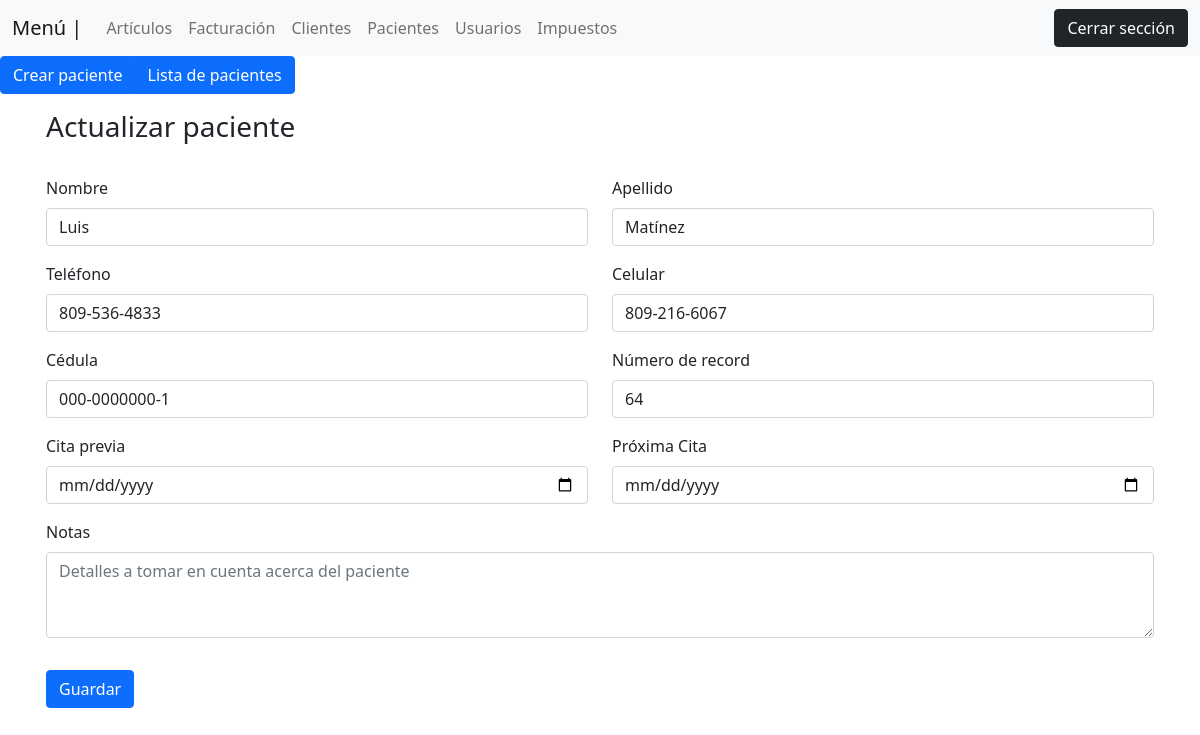
The app's page /views/cliente.php?id=4 (signed in) with its own data.
### tables this page shows
CREATE TABLE `pacientes` (
  `id` int(11) NOT NULL,
  `nombre` varchar(50) NOT NULL,
  `apellido` varchar(100) NOT NULL,
  `telefono` varchar(50) DEFAULT NULL,
  `celular` varchar(50) DEFAULT NULL,
  `cedula` varchar(100) DEFAULT NULL,
  `numero_record` varchar(100) DEFAULT NULL,
  `cita_previa` date DEFAULT NULL,
  `proxima_cita` date DEFAULT NULL,
  `fecha_creacion` timestamp NOT NULL DEFAULT current_timestamp() ON UPDATE current_timestamp(),
  `creado_por` varchar(100) NOT NULL,
  `fecha_modificacion` date DEFAULT NULL,
  `modificado_por` varchar(100) DEFAULT NULL,
  `fecha_borrado` date DEFAULT NULL,
  `borrado_por` varchar(100) DEFAULT NULL,
  `status` varchar(10) NOT NULL DEFAULT 'Activo',
  `notas` text DEFAULT NULL
);

### views/cliente.php (the view)
<?php
 include('plantilla/menu_top.php');
 include('plantilla/menu_clientes.php');
 include('../backend/clientes/ver.php');
 $id = $_GET["id"];
 $consulta_id = "SELECT * FROM pacientes where id = $id";
 $query_id = $conexion->query($consulta_id);
 $cliente = $query_id->fetch_assoc();
?>
<form action="../backend/clientes/crear.php" method="post">
<div class="container p-3">
        <div class="col-md-12">
            <H3>Actualizar paciente</H3><br>
            <div class="row">
                <div class="col-md-6 mb-3">
                    <label for="exampleFormControlInput1" class="form-label">Nombre</label>
                    <input type="text" class="form-control" value="<?php echo $cliente['nombre']?>" name="nombre" id="exampleFormControlInput1" placeholder="Inserte el nombre del paciente">
                </div>
                <div class="col-md-6 mb-3">
                    <label for="exampleFormControlInput1" class="form-label">Apellido</label>
                    <input type="text" class="form-control" value="<?php echo $cliente['apellido']?>" name="apellido" id="exampleFormControlInput1" placeholder="Inserte el apellido del paciente">
                </div>
                <div class="col-md-6 mb-3">
                    <label for="exampleFormControlInput1" class="form-label">Teléfono</label>
                    <input type="text" class="form-control" value="<?php echo $cliente['telefono']?>" name="telefono" id="exampleFormControlInput1" placeholder="Ej; 000-000-0000">
                </div>
                <div class="col-md-6 mb-3">
                    <label for="exampleFormControlInput1" class="form-label">Celular</label>
                    <input type="text" class="form-control" value="<?php echo $cliente['celular']?>" name="celular" id="exampleFormControlInput1" placeholder="Ej; 000-000-0000">
                </div>
                <div class="col-md-6 mb-3">
                    <label for="exampleFormControlTextarea1" class="form-label">Cédula</label>
                    <input type="text" class="form-control" value="<?php echo $cliente['cedula']?>" name="cedula" id="exampleFormControlInput1" placeholder="Ej; 000-00000000-0">
                </div>
                <div class="col-md-6 mb-3">
                    <label for="exampleFormControlInput1" class="form-label">Número de record</label>
                    <input type="Number" name="record" value="<?php echo $cliente['numero_record']?>" class="form-control" placeholder="Inserte el numero del record">
                </div>
                <div class="col-md-6 mb-3">
                    <label for="exampleFormControlInput1" class="form-label">Cita previa</label>
                    <input type="date" name="previa" value="<?php echo $cliente['cita_previa']?>" class="form-control" placeholder="Stock">
                </div>
                <div class="col-md-6 mb-3">
                    <label for="exampleFormControlInput1" class="form-label">Próxima Cita</label>
                    <input type="date" name="proxima" value="<?php echo $cliente['proxima_cita']?>" class="form-control" placeholder="Stock">
                </div>
                <div class="col-md-12 mb-3">
                    <label for="exampleFormControlTextarea1" class="form-label">Notas</label>
                    <textarea class="form-control" name="notas" id="exampleFormControlTextarea1" placeholder="Detalles a tomar en cuenta acerca del paciente" rows="3"><?php echo $cliente['notas']?></textarea>
                </div>
                <div class="col-md-6 mt-3">
                    <button class= "btn btn-primary">Guardar</button>
                </div>
            </div>
        </div>
</div>
</form>

### records on screen
pacientes: nombre "Luis", apellido "Matínez", telefono "809-536-4833", celular "809-216-6067", cedula "000-0000000-1", record "64"
